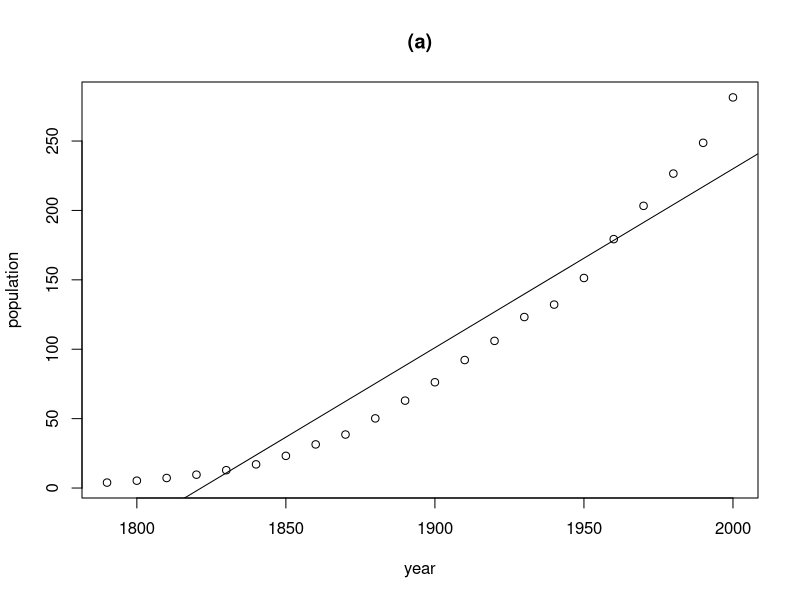
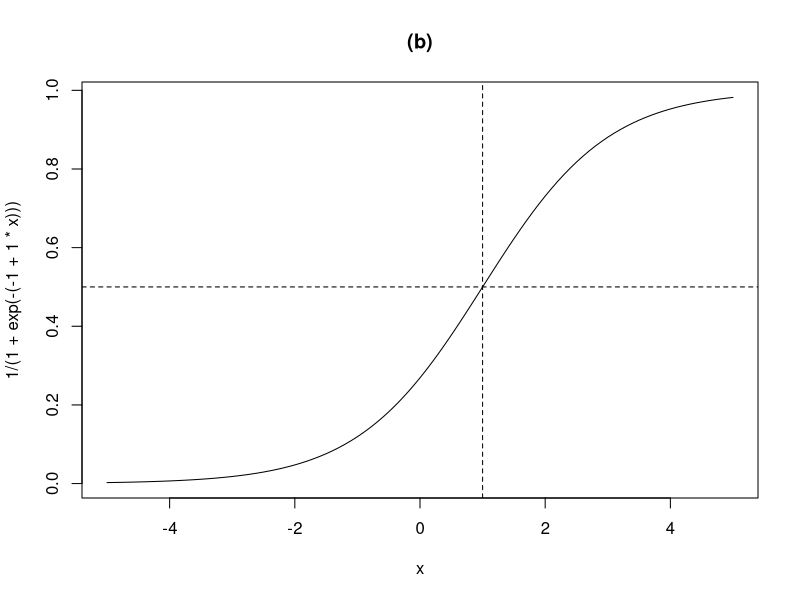
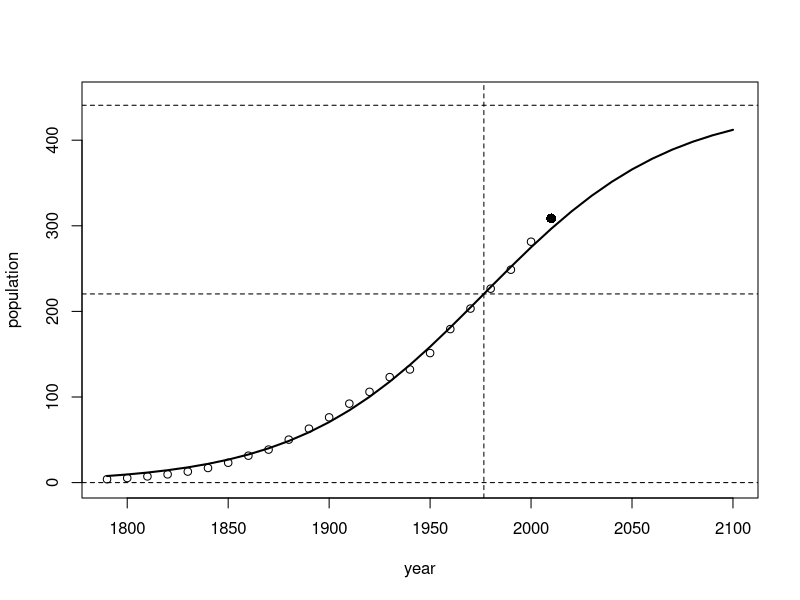
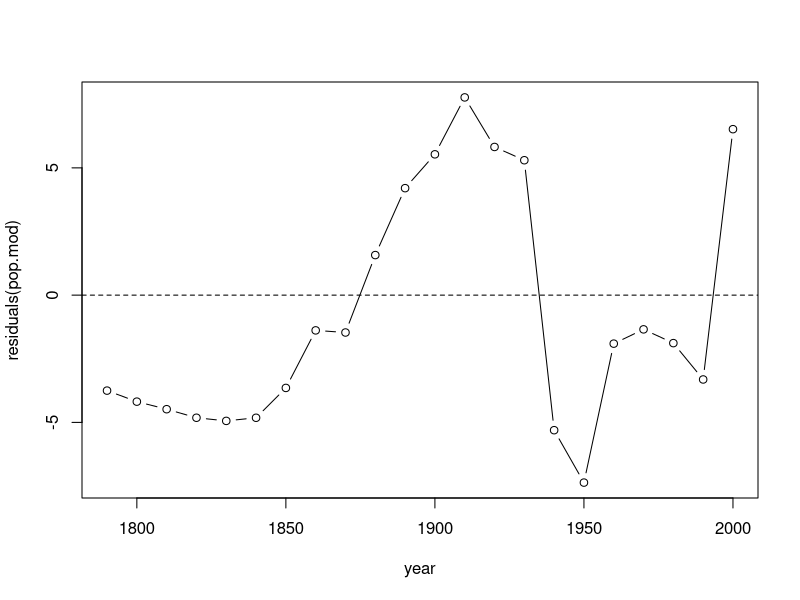
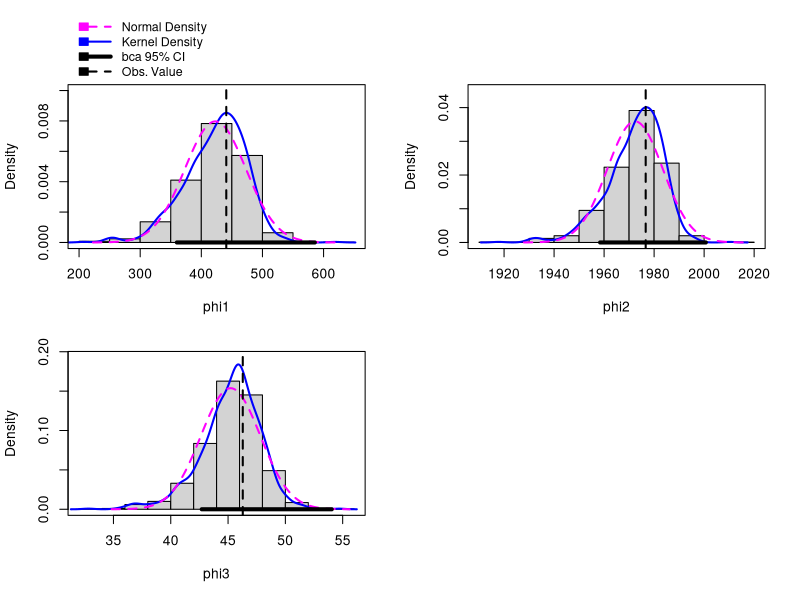
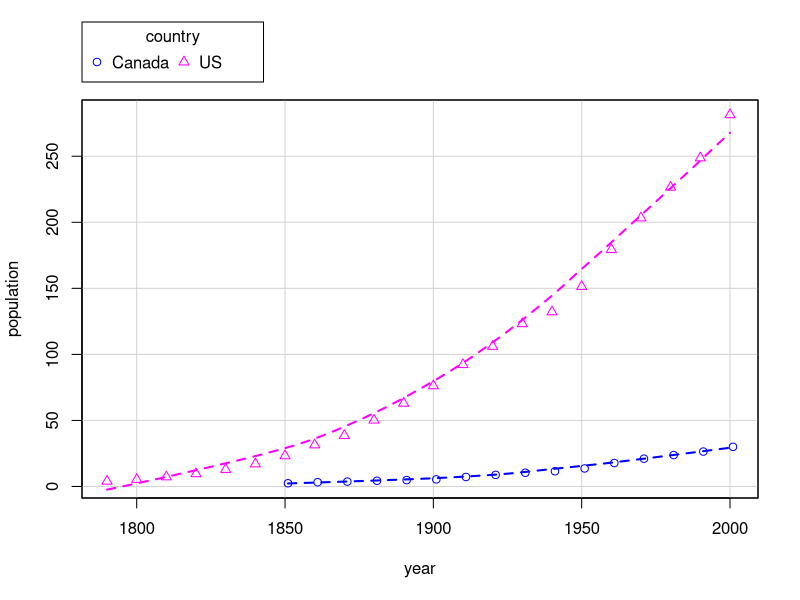

The R script that drew these images, in order: (Note: this script raises an error after producing the figures.)
##-----------------------------------------------------##
##  An R Companion to Applied Regression, 3rd Edition  ##
##      J. Fox and S. Weisberg, Sage Publications      ##
##     Script for  Appendix on Nonlinear Regression    ##
##-----------------------------------------------------##

library("car")
brief(USPop)
plot(population ~ year, data=USPop, main="(a)")
abline(lm(population ~ year, data=USPop))

curve(1/(1+exp(-(-1 + 1*x))), from=-5, to=5, main="(b)")
abline(h=1/2, v=1, lty=2)

args(nls)

args(nls.control)

lm(logit(population/400) ~ year, USPop)

pop.mod <- nls(population ~ theta1/(1 + exp(-(theta2 + theta3*year))),
     start=list(theta1 = 400, theta2 = -49, theta3 = 0.025),
     data=USPop, trace=TRUE)

summary(pop.mod)

deltaMethod(pop.mod, "-theta2/theta3")

pop.mod <- update(pop.mod, trace=FALSE)  # to suppress tracing in profiling

Confint(pop.mod)

plot(population ~ year, USPop, xlim=c(1790, 2100), ylim=c(0, 450))
with(USPop, lines(seq(1790, 2100, by=10),
      predict(pop.mod, data.frame(year=seq(1790, 2100, by=10))), lwd=2))
points(2010, 308.745538, pch=16, cex=1.3)
abline(h=0, lty=2)
abline(h=coef(pop.mod)[1], lty=2)
abline(h=0.5*coef(pop.mod)[1], lty=2)
abline(v= -coef(pop.mod)[2]/coef(pop.mod)[3], lty=2)

with(USPop, plot(year, residuals(pop.mod), type='b'))
abline(h=0, lty=2)

pop.ss <- nls(population ~ SSlogis(year, phi1, phi2, phi3), data=USPop)
summary(pop.ss)

deltaMethod(pop.mod, "1/theta3")

USPop$decade <- (USPop$year - 1790)/10
pop.ss.rescaled <- nls(population ~ SSlogis(decade, nu1, nu2, nu3), data=USPop)
compareCoefs(pop.ss, pop.ss.rescaled)
sigmaHat(pop.ss.rescaled)

set.seed(12345) # for repeatability
out4 <- Boot(pop.ss)
summary(out4)
hist(out4)
Confint(out4)

brief(CanPop)
popData <- data.frame(rbind(data.frame(country="US", USPop[,1:2]),
                         data.frame(country="Canada", CanPop)))
brief(popData)

scatterplot(population ~ year|country, data=popData, box=FALSE,
   reg=FALSE)

library("nlme")
m.list <- nlsList(population ~ SSlogis(year, phi1, phi2, phi3)|country,
    pool=FALSE, data=popData)
summary(m.list)
(sds <- sapply(m.list, sigmaHat))

(betas <- lapply(m.list, coef))
(vars  <- lapply(m.list, vcov))

(betas <- unlist(betas))
zero <- matrix(0, nrow=3, ncol=3)
(var <- rbind( cbind(vars[[1]], zero), cbind(zero, vars[[2]])))
deltaMethod(betas, "US.phi3 - Canada.phi3", vcov=var)
deltaMethod(betas, "US.phi2 - Canada.phi2", vcov=var)

w <- ifelse(popData$country == "Canada", (sds[1]/sds[2])^2, 1)
head(w)  # first few for U.S.
tail(w)  # last few for Canada

popData$can <- ifelse(popData$country == "Canada", 1, 0)

form1 <- population ~ (1 - can)*(phi11/(1 + exp(-(year - phi21)/phi31))) +
                      can*(phi12/(1 + exp(-(year - phi22)/phi32)))
b <- coef(m.list)
m1 <- nls(form1, data=popData, weights=w, 
          start=list(phi11=b[1, 1], phi12=b[1, 2], # U.S.
       phi21=b[1, 2], phi22=b[2, 2], phi31=b[1, 3], phi32=b[2, 3])) # Canada

form2 <- population ~ (1 - can)*(phi11/(1 + exp(-(year - phi21)/phi3))) +
                      can*(phi12/(1 + exp(-(year - phi22)/phi3)))
m2 <- nls(form2, data=popData, weights=w, start=list(phi11=b[1, 1], phi12=b[1, 2],
       phi21=b[1, 2], phi22=b[2, 2], phi3=b[1, 3]))


Confint(m2)

model <- function(theta1, theta2, theta3, year){
     yhat <- theta1/(1 + exp(-(theta2 + theta3*year)))
     term <- exp(-(theta2 + theta3*year))
     gradient <- cbind((1 + term)^-1, # in proper order
         theta1*(1 + term)^-2 * term,
         theta1*(1 + term)^-2 * term * year)
     attr(yhat, "gradient") <- gradient
     yhat
     }

(nls(population ~ model(theta1, theta2, theta3, year),
     data=USPop, start=list(theta1=400, theta2=-49, theta3=0.025)))

(model2 <- deriv(~ theta1/(1 + exp(-(theta2 + theta3*year))), # rhs of model
     c("theta1", "theta2", "theta3"), # parameter names
     function(theta1, theta2, theta3, year){} # arguments for result
     ))
(nls(population ~ model2(theta1, theta2, theta3, year),
     data=USPop, start=list(theta1=400, theta2=-49, theta3=0.025)))

ord <- with(Wong, order(id, days))
Wong <- Wong[ord, ]
brief(Wong, rows=c(10, 10))
nrow(Wong)
patients <- unique(with(Wong, id))
length(patients)
table(xtabs(~id, data=Wong))
with(Wong, sum(days > 1000))
plot(piq ~ days, xlab="Days Post Coma",
     ylab="PIQ", xlim=c(0, 1000),
     data=Wong, subset = days <= 1000)
for (patient in patients){
    with(Wong, lines(days[id==patient], piq[id == patient], col="gray"))
}
with(Wong, lines(lowess(days, piq), lwd=2, col="darkblue"))

library(sfsmisc) # for p.arrows()
plot(c(0, 10), c(0, 5), axes=FALSE, xlab="", ylab="", type="n")
axis(1, at=0)
mtext("Time", side=1, line=1, adj=0.9)
text(-1, 5, labels="PIQ", xpd=TRUE)
axis(2, at=c(0, 4), labels=c(expression(0), expression(theta["1i"])), las=1)
box()
curve(4 - 3*exp(-0.5*x), 0, 10, lwd=2, add=TRUE)
abline(h=c(1, 2.5, 4), lty=2)
p.arrows(0, 1, 0, 4, fill="black")
text(0.5, 3.5, labels=expression(-theta["2i"]))
p.arrows(log(2)/0.5, 1, log(2)/0.5, 2.5, fill="black")
text(2.25, 2.0, labels=expression(-theta["2i"]/2))
p.arrows(0, 1, log(2)/0.5, 1, fill="black")
text(1.25, 0.75, labels=expression((log~2)/theta["3i"]))

Wong.first <- aggregate(Wong[, c("piq", "duration", "days")],
    by=list(id=Wong$id), function(x) x[1])
Wong.first <- subset(Wong.first, duration <= 100)
brief(Wong.first)
plot(piq ~ sqrt(duration), data=Wong.first,
     xlab="Days in Coma (square-root scale)", ylab="Initial PIQ",
     axes=FALSE, frame=TRUE)
axis(2)
axis(1, at=sqrt(c(0, 5, 10, seq(20, 100, by=20))),
    labels=c(0, 5, 10, seq(20, 100, by=20)))
(mod.ag <- lm(piq ~ sqrt(duration), data=Wong.first))
abline(mod.ag, lwd=2, lty=2)
with(Wong.first,
    lines(lowess(sqrt(duration), piq), lwd=2, col="darkblue"))

piq.mod.1 <- nlme(piq ~ theta1 + theta2*exp(-theta3*days), data=Wong,
    fixed=list(
        theta1 ~ 1 + sqrt(duration),
        theta2 ~ 1 + sqrt(duration),
        theta3 ~ 1),
    random=list(id = list(theta1 ~ 1, theta2 ~ 1, theta3~1)),
    start=list(fixed=c(100, -2, -10, 0, 0.007)),
    control=nlmeControl(msMaxIter=500))

piq.mod.2 <- nlme(piq ~ theta1 + theta2*exp(-theta3*days), data=Wong,
    fixed=list(
        theta1 ~ 1 + sqrt(duration),
        theta2 ~ 1 + sqrt(duration),
        theta3 ~ 1),
    random=list(id = list(theta1 ~ 1, theta2 ~ 1)),
    start=list(fixed=c(100, -2, -10, 0, 0.007)))

piq.mod.3 <- nlme(piq ~ theta1 + theta2*exp(-theta3*days), data=Wong,
    fixed=list(
      theta1 ~ 1 + sqrt(duration),
      theta2 ~ 1 + sqrt(duration),
      theta3 ~ 1),
    random=list(id = list(theta1 ~ 1)),
    start=list(fixed=c(100, -2, -10, 0, 0.007)))

anova(piq.mod.1, piq.mod.2, piq.mod.3)

compareCoefs(piq.mod.1, piq.mod.2, piq.mod.3)


deltaMethod(piq.mod.3, "log(2)/beta5", parameterNames=paste0("beta", 1:5))

newdata <- expand.grid(duration=c(1, 10, 20, 50, 100, 200),
                       days=seq(0, 1000, 20))
newdata$piq <- predict(piq.mod.3, newdata, level=0)
plot(piq ~ days, type="n", xlab="Days Post Coma", ylab="Average PIQ",
    ylim=c(20, 100), xlim=c(-100, 1000), data=newdata, axes=FALSE, frame=TRUE)
axis(2) # left
axis(4) # right
axis(1, at=seq(0, 1000, by=100)) # bottom
grid(lty=2, col="gray")
for (dur in c(1, 10, 20, 50, 100, 200)){
    with(newdata, {
        lines(spline(seq(0, 1000, 20), piq[duration == dur]), lwd=2)
        text(-25, piq[duration == dur][1], labels=dur, adj=0.9)
    })
}
text(-100, 95, labels="Duration\nof Coma", adj=0)
